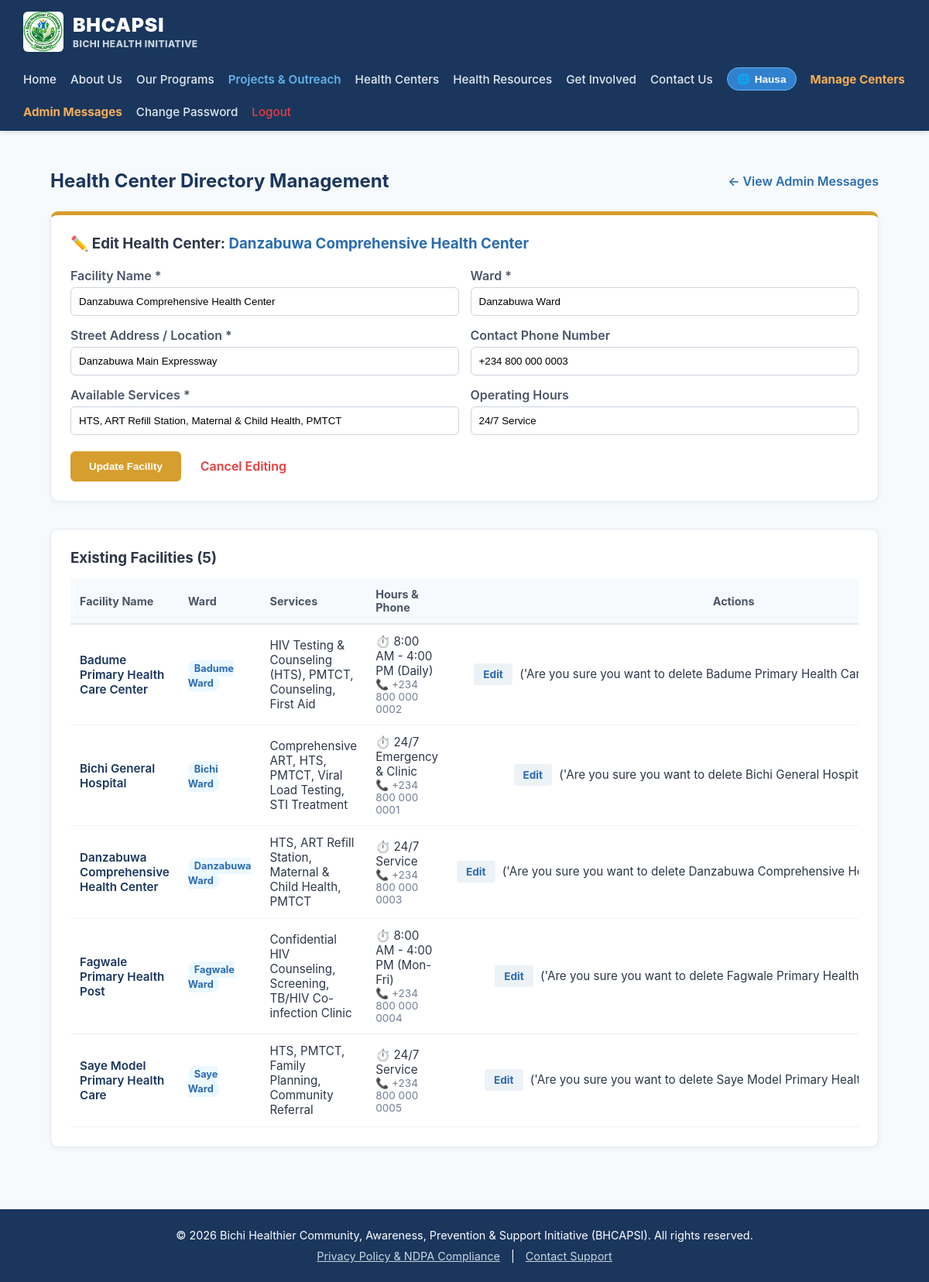
The page /admin/centers?edit=3 (signed in) on the database its author committed.
### app.py (models this page shows)
class HealthCenter(db.Model):
    id = db.Column(db.Integer, primary_key=True)
    name = db.Column(db.String(150), nullable=False)
    ward = db.Column(db.String(100), nullable=False)
    address = db.Column(db.String(250), nullable=False)
    services = db.Column(db.String(250), nullable=False)
    phone = db.Column(db.String(50), nullable=True)
    hours = db.Column(db.String(100), default="24/7 Service")

### app.py (the view)
@app.route("/admin/centers", methods=["GET"])
@login_required
def admin_centers():
    centers = HealthCenter.query.order_by(HealthCenter.ward, HealthCenter.name).all()
    edit_id = request.args.get('edit', type=int)
    center_to_edit = HealthCenter.query.get(edit_id) if edit_id else None
    return render_template("admin_centers.html", centers=centers, center_to_edit=center_to_edit)

### app.py (called while the page is built)
@login_manager.user_loader
def load_user(user_id):
    return db.session.get(User, int(user_id))

### templates/admin_centers.html (shortened to what this page needs)
{% extends "base.html" %}
{% block content %}
<section class="container" style="max-width: 1100px; margin: 30px auto; padding: 0 15px;">
    <div style="display: flex; justify-content: space-between; align-items: center; margin-bottom: 25px;">
        <h2 style="color: #1a365d; margin: 0;">Health Center Directory Management</h2>
        <a href="{{ url_for('view_messages') }}" style="color: #2b6cb0; text-decoration: none; font-weight: 600;">← View Admin Messages</a>
    </div>
    <div style="background: #ffffff; border: 1px solid #e2e8f0; border-top: 5px solid {% if center_to_edit %}#d69e2e{% else %}#2b6cb0{% endif %}; border-radius: 10px; padding: 25px; margin-bottom: 35px; box-shadow: 0 2px 8px rgba(0,0,0,0.05);">
        <h3 style="color: #2d3748; margin-top: 0; margin-bottom: 20px;">
            {% if center_to_edit %}
                ✏️ Edit Health Center: <span style="color: #2b6cb0;">{{ center_to_edit.name }}</span>
            {% else %}
                ➕ Add New Health Center
            {% endif %}
        </h3>
        <form action="{% if center_to_edit %}{{ url_for('edit_center', id=center_to_edit.id) }}{% else %}{{ url_for('add_center') }}{% endif %}" method="POST">
            <div style="display: grid; grid-template-columns: repeat(auto-fit, minmax(280px, 1fr)); gap: 15px; margin-bottom: 15px;">
                <div>
                    <label for="name" style="display: block; font-weight: 600; color: #4a5568; margin-bottom: 5px;">Facility Name *</label>
                    <input type="text" id="name" name="name" value="{{ center_to_edit.name if center_to_edit else '' }}" required placeholder="e.g. Badume Primary Health Care Center" style="width: 100%; padding: 10px; border: 1px solid #cbd5e0; border-radius: 6px;">
                </div>
                <div>
                    <label for="ward" style="display: block; font-weight: 600; color: #4a5568; margin-bottom: 5px;">Ward *</label>
                    <input type="text" id="ward" name="ward" value="{{ center_to_edit.ward if center_to_edit else '' }}" required placeholder="e.g. Badume Ward" style="width: 100%; padding: 10px; border: 1px solid #cbd5e0; border-radius: 6px;">
                </div>
            </div>
            <div style="display: grid; grid-template-columns: repeat(auto-fit, minmax(280px, 1fr)); gap: 15px; margin-bottom: 15px;">
                <div>
                    <label for="address" style="display: block; font-weight: 600; color: #4a5568; margin-bottom: 5px;">Street Address / Location *</label>
                    <input type="text" id="address" name="address" value="{{ center_to_edit.address if center_to_edit else '' }}" required placeholder="e.g. Badume Central Road, near Market Square" style="width: 100%; padding: 10px; border: 1px solid #cbd5e0; border-radius: 6px;">
                </div>
                <div>
                    <label for="phone" style="display: block; font-weight: 600; color: #4a5568; margin-bottom: 5px;">Contact Phone Number</label>
                    <input type="text" id="phone" name="phone" value="{{ center_to_edit.phone if center_to_edit else '' }}" placeholder="e.g. +234 800 000 0002" style="width: 100%; padding: 10px; border: 1px solid #cbd5e0; border-radius: 6px;">
                </div>
            </div>
            <div style="display: grid; grid-template-columns: repeat(auto-fit, minmax(280px, 1fr)); gap: 15px; margin-bottom: 20px;">
                <div>
                    <label for="services" style="display: block; font-weight: 600; color: #4a5568; margin-bottom: 5px;">Available Services *</label>
                    <input type="text" id="services" name="services" value="{{ center_to_edit.services if center_to_edit else '' }}" required placeholder="e.g. HIV Testing, PMTCT, Counseling" style="width: 100%; padding: 10px; border: 1px solid #cbd5e0; border-radius: 6px;">
                </div>
                <div>
                    <label for="hours" style="display: block; font-weight: 600; color: #4a5568; margin-bottom: 5px;">Operating Hours</label>
                    <input type="text" id="hours" name="hours" value="{{ center_to_edit.hours if center_to_edit else '24/7 Service' }}" placeholder="e.g. 24/7 Service or 8:00 AM - 4:00 PM" style="width: 100%; padding: 10px; border: 1px solid #cbd5e0; border-radius: 6px;">
                </div>
            </div>
            <div style="display: flex; gap: 10px; align-items: center;">
                <button type="submit" style="background: {% if center_to_edit %}#d69e2e{% else %}#2b6cb0{% endif %}; color: #ffffff; font-weight: bold; border: none; padding: 12px 24px; border-radius: 6px; cursor: pointer;">
                    {% if center_to_edit %}Update Facility{% else %}Save Health Center{% endif %}
                </button>
                {% if center_to_edit %}
                <a href="{{ url_for('admin_centers') }}" style="color: #e53e3e; text-decoration: none; font-weight: 600; padding: 10px 15px;">Cancel Editing</a>
                {% endif %}
            </div>
        </form>
    </div>
    <div style="background: #ffffff; border: 1px solid #e2e8f0; border-radius: 10px; padding: 25px; box-shadow: 0 2px 8px rgba(0,0,0,0.05);">
        <h3 style="color: #2d3748; margin-top: 0; margin-bottom: 15px;">Existing Facilities ({{ centers|length }})</h3>
        <div style="overflow-x: auto;">
            <table style="width: 100%; border-collapse: collapse; text-align: left;">
                <thead>
                    <tr style="background: #f7fafc; border-bottom: 2px solid #e2e8f0; color: #4a5568; font-size: 0.9rem;">
                        <th style="padding: 12px;">Facility Name</th>
                        <th style="padding: 12px;">Ward</th>
                        <th style="padding: 12px;">Services</th>
                        <th style="padding: 12px;">Hours & Phone</th>
                        <th style="padding: 12px; text-align: center;">Actions</th>
                    </tr>
                </thead>
                <tbody style="font-size: 0.95rem; color: #2d3748;">
                    {% for center in centers %}
                    <tr style="border-bottom: 1px solid #edf2f7;">
                        <td style="padding: 12px; font-weight: 600; color: #1a365d;">{{ center.name }}</td>
                        <td style="padding: 12px;"><span style="background: #ebf8ff; color: #2b6cb0; padding: 3px 8px; border-radius: 12px; font-size: 0.8rem; font-weight: bold;">{{ center.ward }}</span></td>
                        <td style="padding: 12px; max-width: 250px;">{{ center.services }}</td>
                        <td style="padding: 12px;">
                            <div>⏱️ {{ center.hours }}</div>
                            {% if center.phone %}<div style="color: #718096; font-size: 0.85rem;">📞 {{ center.phone }}</div>{% endif %}
                        </td>
                        <td style="padding: 12px; text-align: center; white-space: nowrap;">
                            <a href="{{ url_for('admin_centers', edit=center.id) }}" style="background: #edf2f7; color: #2b6cb0; text-decoration: none; padding: 6px 12px; border-radius: 4px; font-weight: bold; margin-right: 5px; font-size: 0.85rem;">Edit</a>
                            <form action="{{ url_for('delete_center', id=center.id) }}" method="POST" style="display: inline;" onsubmit="return confirm('Are you sure you want to delete {{ center.name }}?');">('Are you sure you want to delete {{ center.name }}?');">
                            </form>
                        </td>
                    </tr>
                    {% else %}
                    <tr>
                        <td colspan="5" style="text-align: center; color: #a0aec0; padding: 20px;">No health centers found.</td>
                    </tr>
                    {% endfor %}
                </tbody>
            </table>
        </div>
    </div>
</section>
{% endblock %}

### templates/base.html (style rules this page uses)
* { box-sizing: border-box; }
body { margin: 0; font-family: -apple-system, BlinkMacSystemFont, "Segoe UI", Roboto, Helvetica, Arial, sans-serif; background-color: #f7fafc; color: #2d3748; display: flex; flex-direction: column; min-height: 100vh; }

### rows shown on the page
HealthCenter: name "Danzabuwa Comprehensive Health Center", ward "Danzabuwa Ward", address "Danzabuwa Main Expressway", phone "+234 800 000 0003", services "HTS, ART Refill Station, Maternal & Child Health, PMTCT", hours "24/7 Service", name "Danzabuwa Comprehensive…"
HealthCenter: name "Badume Primary Health Care Center", ward "Badume Ward", services "HIV Testing & Counseling (HTS), PMTCT, Counseling, First Aid", hours "8:00 AM - 4:00 PM (Daily)", phone "+234 800 000 0002", name "Badume Primary Health…"
HealthCenter: name "Bichi General Hospital", ward "Bichi Ward", services "Comprehensive ART, HTS, PMTCT, Viral Load Testing, STI Treatment", hours "24/7 Emergency & Clinic", phone "+234 800 000 0001", name "Bichi General…"
HealthCenter: name "Fagwale Primary Health Post", ward "Fagwale Ward", services "Confidential HIV Counseling, Screening, TB/HIV Co-infection Clinic", hours "8:00 AM - 4:00 PM (Mon-Fri)", phone "+234 800 000 0004", name "Fagwale Primary Health…"
HealthCenter: name "Saye Model Primary Health Care", ward "Saye Ward", services "HTS, PMTCT, Family Planning, Community Referral", hours "24/7 Service", phone "+234 800 000 0005", name "Saye Model Primary…"

### other values the page prints
{{ centers|length }} "5"
